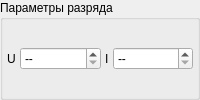
           <widget class="QGroupBox" name="gbDischarge">
            <property name="sizePolicy">
             <sizepolicy hsizetype="Maximum" vsizetype="Maximum">
              <horstretch>0</horstretch>
              <verstretch>0</verstretch>
             </sizepolicy>
            </property>
            <property name="title">
             <string>Параметры разряда</string>
            </property>
            <layout class="QGridLayout" name="gridLayout_2">
             <property name="leftMargin">
              <number>4</number>
             </property>
             <property name="topMargin">
              <number>4</number>
             </property>
             <property name="rightMargin">
              <number>4</number>
             </property>
             <property name="bottomMargin">
              <number>4</number>
             </property>
             <property name="spacing">
              <number>4</number>
             </property>
             <item row="0" column="3">
              <widget class="QLabel" name="label_12">
               <property name="sizePolicy">
                <sizepolicy hsizetype="Maximum" vsizetype="Preferred">
                 <horstretch>0</horstretch>
                 <verstretch>0</verstretch>
                </sizepolicy>
               </property>
               <property name="text">
                <string>I</string>
               </property>
              </widget>
             </item>
             <item row="0" column="2">
              <widget class="QDoubleSpinBox" name="edDischargeVoltage">
               <property name="sizePolicy">
                <sizepolicy hsizetype="Minimum" vsizetype="Maximum">
                 <horstretch>0</horstretch>
                 <verstretch>0</verstretch>
                </sizepolicy>
               </property>
               <property name="specialValueText">
                <string>--</string>
               </property>
               <property name="suffix">
                <string> В</string>
               </property>
               <property name="decimals">
                <number>2</number>
               </property>
               <property name="singleStep">
                <double>0.100000000000000</double>
               </property>
              </widget>
             </item>
             <item row="0" column="1">
              <widget class="QLabel" name="label_13">
               <property name="sizePolicy">
                <sizepolicy hsizetype="Maximum" vsizetype="Preferred">
                 <horstretch>0</horstretch>
                 <verstretch>0</verstretch>
                </sizepolicy>
               </property>
               <property name="text">
                <string>U</string>
               </property>
              </widget>
             </item>
             <item row="0" column="4">
              <widget class="QDoubleSpinBox" name="edDischargeCurrent">
               <property name="sizePolicy">
                <sizepolicy hsizetype="Minimum" vsizetype="Maximum">
                 <horstretch>0</horstretch>
                 <verstretch>0</verstretch>
                </sizepolicy>
               </property>
               <property name="specialValueText">
                <string>--</string>
               </property>
               <property name="suffix">
                <string> А</string>
               </property>
               <property name="decimals">
                <number>2</number>
               </property>
               <property name="singleStep">
                <double>0.100000000000000</double>
               </property>
              </widget>
             </item>
            </layout>
           </widget>
